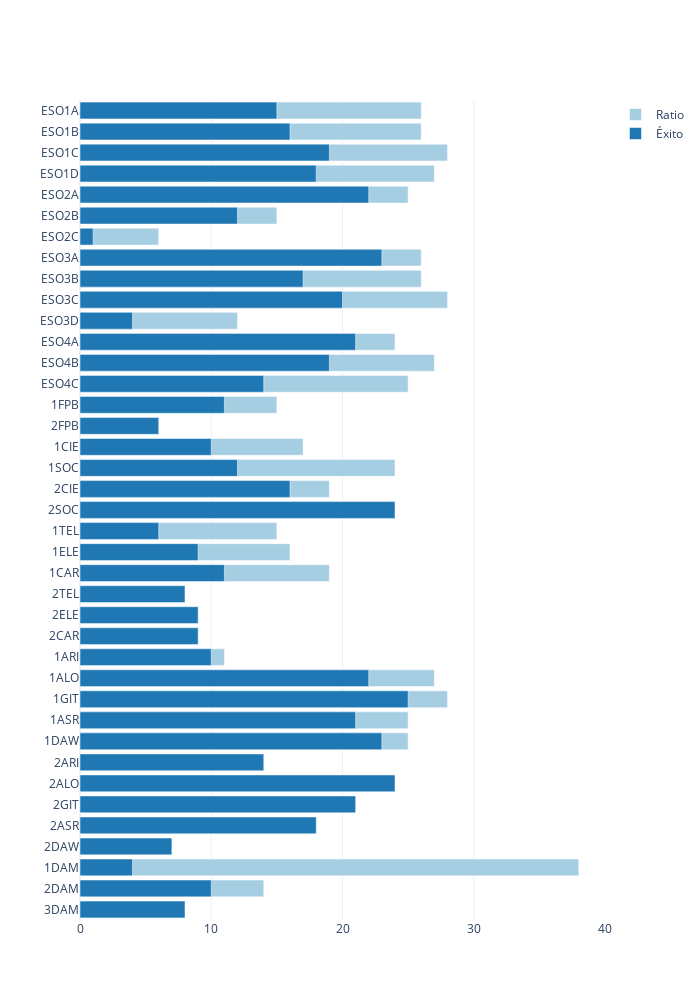

Notebook code cell kept with this figure:
### Markdown cell above
## ÉXITO EN VALORES ABSOLUTOS

### Code cell
myplotly.hbar((dfc['ratio'], dfc['éxito_abs']), dfc.index, trace_names=('Ratio', 'Éxito'))

### Figure 1 — Plotly figure (JSON) as saved in the notebook; plotly's stock layout.template omitted (floating-point values rounded to 4 significant figures)
{"data": [{"marker": {"color": "rgb(166,206,227)"}, "name": "Ratio", "orientation": "h", "type": "bar", "x": [26, 26, 28, 27, 25, 15, 6, 26, 26, 28, 12, 24, 27, 25, 15, 6, 17, 24, 19, 24, 15, 16, 19, 8, 9, 9, 11, 27, 28, 25, 25, 14, 24, 21, 18, 7, 38, 14, 8], "y": ["ESO1A", "ESO1B", "ESO1C", "ESO1D", "ESO2A", "ESO2B", "ESO2C", "ESO3A", "ESO3B", "ESO3C", "ESO3D", "ESO4A", "ESO4B", "ESO4C", "1FPB", "2FPB", "1CIE", "1SOC", "2CIE", "2SOC", "1TEL", "1ELE", "1CAR", "2TEL", "2ELE", "2CAR", "1ARI", "1ALO", "1GIT", "1ASR", "1DAW", "2ARI", "2ALO", "2GIT", "2ASR", "2DAW", "1DAM", "2DAM", "3DAM"]}, {"marker": {"color": "rgb(31,120,180)"}, "name": "Éxito", "orientation": "h", "type": "bar", "x": [15, 16, 19, 18, 22, 12, 1, 23, 17, 20, 4, 21, 19, 14, 11, 6, 10, 12, 16, 24, 6, 9, 11, 8, 9, 9, 10, 22, 25, 21, 23, 14, 24, 21, 18, 7, 4, 10, 8], "y": ["ESO1A", "ESO1B", "ESO1C", "ESO1D", "ESO2A", "ESO2B", "ESO2C", "ESO3A", "ESO3B", "ESO3C", "ESO3D", "ESO4A", "ESO4B", "ESO4C", "1FPB", "2FPB", "1CIE", "1SOC", "2CIE", "2SOC", "1TEL", "1ELE", "1CAR", "2TEL", "2ELE", "2CAR", "1ARI", "1ALO", "1GIT", "1ASR", "1DAW", "2ARI", "2ALO", "2GIT", "2ASR", "2DAW", "1DAM", "2DAM", "3DAM"]}], "layout": {"barmode": "overlay", "height": 1000, "title": {"text": ""}, "width": 700, "yaxis": {"autorange": "reversed", "type": "category"}}}
